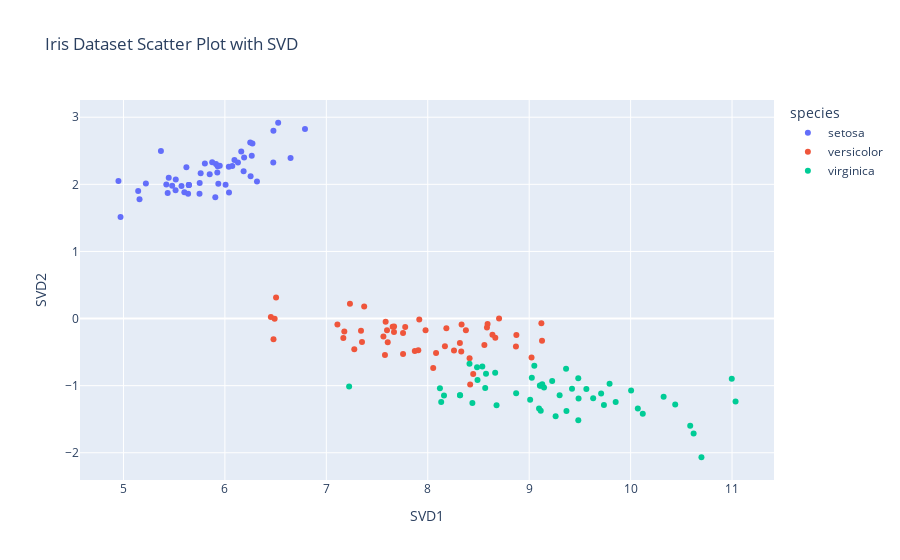
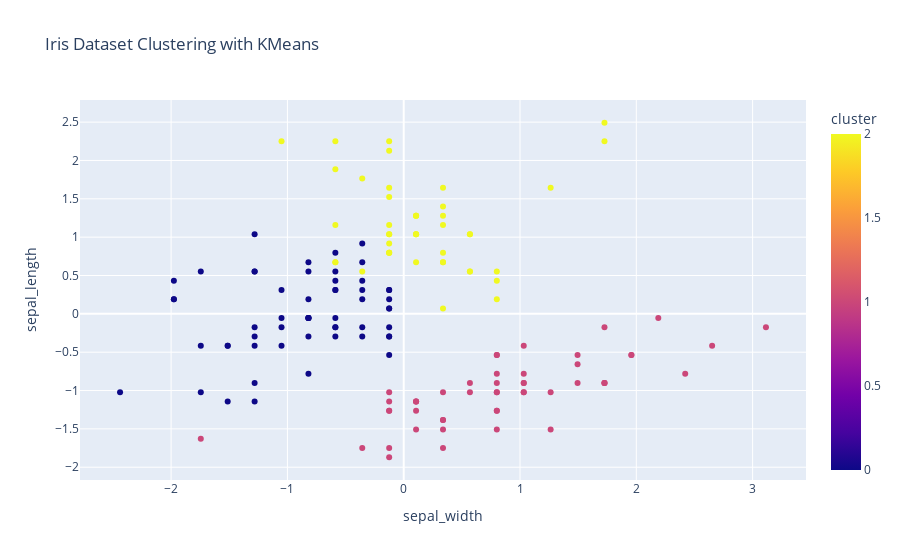
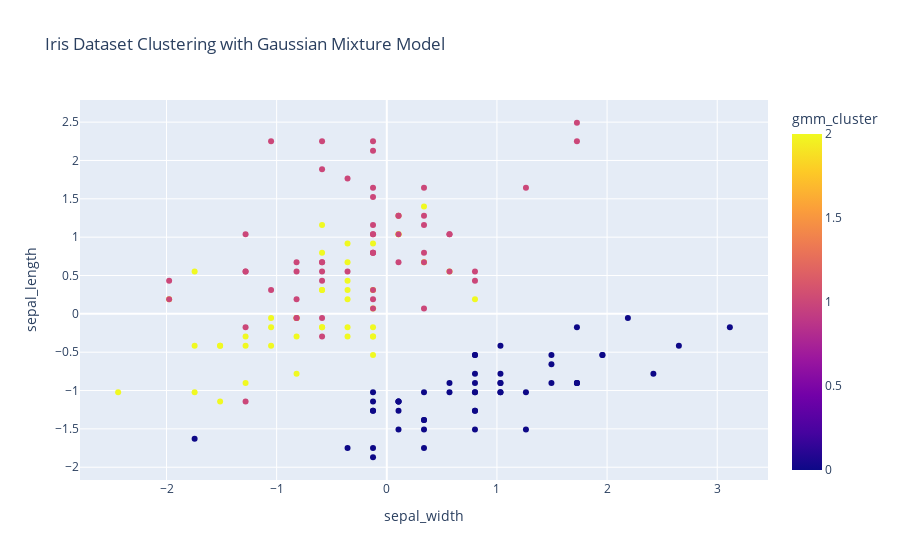

These figures' notebook cell, in order:
### Markdown cell above
# Data Preprocessing:
- In this section, we will preprocess the data to make it suitable for applying advanced data analysis techniques. We will perform dimensionality reduction using TruncatedSVD and standardize the data using StandardScaler.
- Then we apply TruncatedSVD to reduce the dimensionality of the iris dataset. This allows us to visualize the data more effectively in a 2D scatter plot.
- Standardizing the data ensures that each feature has a mean of 0 and a standard deviation of 1. This preprocessing step is important for some machine learning algorithms, especially for distance-based algorithms like KMeans clustering.
- Scatter Plot with Reduced Data, we create a scatter plot using the dimensionally-reduced data obtained from TruncatedSVD.
- we apply KMeans clustering to the standardized data and visualize the clusters in a scatter plot.
- Gaussian Mixture Model clustering to the standardized data and visualize the clusters in a scatter plot.

### Code cell
# Data Preprocessing:
# Perform dimensionality reduction using TruncatedSVD
svd = TruncatedSVD(n_components=2)
reduced_data = svd.fit_transform(data[['sepal_width', 'sepal_length', 'petal_width', 'petal_length']])
reduced_data = pd.DataFrame(reduced_data, columns=['SVD1', 'SVD2'])
reduced_data['species'] = data['species']

# Create a scatter plot with reduced data
fig = px.scatter(reduced_data, x='SVD1', y='SVD2', color='species', title='Iris Dataset Scatter Plot with SVD')
fig.show()

# Standardize the data
scaler = StandardScaler()
scaled_data = scaler.fit_transform(data[['sepal_width', 'sepal_length', 'petal_width', 'petal_length']])
scaled_data = pd.DataFrame(scaled_data, columns=['sepal_width', 'sepal_length', 'petal_width', 'petal_length'])
scaled_data['species'] = data['species']

# Perform clustering using KMeans
kmeans = KMeans(n_clusters=3)
clusters = kmeans.fit_predict(scaled_data[['sepal_width', 'sepal_length', 'petal_width', 'petal_length']])
scaled_data['cluster'] = clusters

# Create a scatter plot with clusters
fig = px.scatter(scaled_data, x='sepal_width', y='sepal_length', color='cluster', title='Iris Dataset Clustering with KMeans')
fig.show()

# Perform Gaussian Mixture Model clustering
gmm = GaussianMixture(n_components=3)
gmm_clusters = gmm.fit_predict(scaled_data[['sepal_width', 'sepal_length', 'petal_width', 'petal_length']])
scaled_data['gmm_cluster'] = gmm_clusters

# Create a scatter plot with GMM clusters
fig = px.scatter(scaled_data, x='sepal_width', y='sepal_length', color='gmm_cluster', title='Iris Dataset Clustering with Gaussian Mixture Model')
fig.show()

### Figure 1 — Plotly figure (JSON) as saved in the notebook; plotly's stock layout.template omitted (floating-point values rounded to 4 significant figures)
{"data": [{"hovertemplate": "species=setosa<br>SVD1=%{x}<br>SVD2=%{y}<extra></extra>", "legendgroup": "setosa", "marker": {"color": "#636efa", "symbol": "circle"}, "mode": "markers", "name": "setosa", "orientation": "v", "showlegend": true, "type": "scatter", "x": [5.912, 5.572, 5.446, 5.436, 5.875, 6.477, 5.515, 5.85, 5.159, 5.645, 6.265, 5.752, 5.48, 4.951, 6.525, 6.79, 6.272, 5.929, 6.648, 6.094, 6.254, 6.073, 5.369, 6.041, 5.905, 5.75, 5.935, 6.039, 5.949, 5.6, 5.638, 6.184, 6.25, 6.479, 5.645, 5.621, 6.161, 5.645, 5.145, 5.926, 5.803, 4.971, 5.221, 6.007, 6.316, 5.514, 6.129, 5.423, 6.19, 5.761], "xaxis": "x", "y": [2.303, 1.974, 2.097, 1.872, 2.329, 2.326, 2.072, 2.149, 1.776, 1.992, 2.427, 2.021, 1.98, 2.049, 2.918, 2.825, 2.609, 2.269, 2.391, 2.362, 2.122, 2.273, 2.499, 1.878, 1.809, 1.861, 2.01, 2.261, 2.278, 1.884, 1.858, 2.195, 2.623, 2.799, 1.992, 2.253, 2.489, 1.992, 1.902, 2.178, 2.311, 1.514, 2.011, 1.995, 2.044, 1.911, 2.325, 1.997, 2.399, 2.166], "yaxis": "y"}, {"hovertemplate": "species=versicolor<br>SVD1=%{x}<br>SVD2=%{y}<extra></extra>", "legendgroup": "versicolor", "marker": {"color": "#EF553B", "symbol": "circle"}, "mode": "markers", "name": "versicolor", "orientation": "v", "showlegend": true, "type": "scatter", "x": [9.12, 8.584, 9.127, 7.276, 8.558, 7.872, 8.666, 6.453, 8.638, 7.168, 6.479, 7.978, 7.563, 8.33, 7.374, 8.703, 7.907, 7.654, 8.054, 7.342, 8.413, 7.916, 8.448, 8.259, 8.334, 8.59, 8.87, 9.023, 8.169, 7.233, 7.178, 7.109, 7.585, 8.418, 7.757, 8.376, 8.874, 8.082, 7.668, 7.352, 7.578, 8.317, 7.598, 6.491, 7.605, 7.778, 7.757, 8.183, 6.505, 7.667], "xaxis": "x", "y": [-0.07002, -0.1342, -0.3293, -0.4585, -0.3945, -0.4833, -0.2846, 0.02418, -0.2425, -0.2898, -0.307, -0.1734, -0.2666, -0.4907, 0.1806, 0.002409, -0.4719, -0.1222, -0.7363, -0.1811, -0.5932, -0.01452, -0.8278, -0.4763, -0.08695, -0.08066, -0.416, -0.5808, -0.412, 0.22, -0.1932, -0.08788, -0.04939, -0.9808, -0.529, -0.174, -0.2447, -0.5134, -0.1193, -0.3495, -0.5441, -0.3654, -0.1748, -0.001723, -0.3537, -0.1272, -0.2161, -0.1441, 0.314, -0.1997], "yaxis": "y"}, {"hovertemplate": "species=virginica<br>SVD1=%{x}<br>SVD2=%{y}<extra></extra>", "legendgroup": "virginica", "marker": {"color": "#00cc96", "symbol": "circle"}, "mode": "markers", "name": "virginica", "orientation": "v", "showlegend": true, "type": "scatter", "x": [9.484, 8.318, 9.853, 9.01, 9.368, 10.59, 7.225, 10.12, 9.261, 10.33, 9.051, 8.872, 9.422, 8.133, 8.44, 9.129, 9.146, 11.03, 10.7, 8.16, 9.709, 8.12, 10.62, 8.574, 9.564, 10.0, 8.486, 8.538, 9.097, 9.793, 10.07, 11.0, 9.114, 8.665, 8.678, 10.44, 9.3, 9.109, 8.412, 9.484, 9.487, 9.364, 8.318, 9.737, 9.631, 9.227, 8.567, 9.026, 9.106, 8.491], "xaxis": "x", "y": [-1.516, -1.141, -1.242, -1.209, -1.378, -1.596, -1.013, -1.42, -1.455, -1.167, -0.7034, -1.112, -1.045, -1.243, -1.259, -0.9771, -1.027, -1.237, -2.067, -1.148, -1.118, -1.037, -1.713, -0.8222, -1.052, -1.072, -0.7254, -0.7159, -1.339, -0.9706, -1.338, -0.8978, -1.373, -0.8061, -1.292, -1.282, -1.144, -1.001, -0.6736, -0.8907, -1.193, -0.7469, -1.141, -1.288, -1.189, -0.9295, -1.037, -0.8832, -0.9962, -0.9149], "yaxis": "y"}], "layout": {"legend": {"title": {"text": "species"}, "tracegroupgap": 0}, "title": {"text": "Iris Dataset Scatter Plot with SVD"}, "xaxis": {"anchor": "y", "domain": [0, 1], "title": {"text": "SVD1"}}, "yaxis": {"anchor": "x", "domain": [0, 1], "title": {"text": "SVD2"}}}}

### Figure 2 — Plotly figure (JSON) as saved in the notebook; plotly's stock layout.template omitted (floating-point values rounded to 4 significant figures; data arrays with more than 128 entries replaced by an {"elided": "..."} marker saying what was removed)
{"data": [{"hovertemplate": "sepal_width=%{x}<br>sepal_length=%{y}<br>cluster=%{marker.color}<extra></extra>", "legendgroup": "", "marker": {"color": {"elided": "150 int values"}, "coloraxis": "coloraxis", "symbol": "circle"}, "mode": "markers", "name": "", "orientation": "v", "showlegend": false, "type": "scatter", "x": {"elided": "150 float values"}, "xaxis": "x", "y": {"elided": "150 float values"}, "yaxis": "y"}], "layout": {"coloraxis": {"colorbar": {"title": {"text": "cluster"}}, "colorscale": [[0, "#0d0887"], [0.1111, "#46039f"], [0.2222, "#7201a8"], [0.3333, "#9c179e"], [0.4444, "#bd3786"], [0.5556, "#d8576b"], [0.6667, "#ed7953"], [0.7778, "#fb9f3a"], [0.8889, "#fdca26"], [1, "#f0f921"]]}, "legend": {"tracegroupgap": 0}, "title": {"text": "Iris Dataset Clustering with KMeans"}, "xaxis": {"anchor": "y", "domain": [0, 1], "title": {"text": "sepal_width"}}, "yaxis": {"anchor": "x", "domain": [0, 1], "title": {"text": "sepal_length"}}}}

### Figure 3 — Plotly figure (JSON) as saved in the notebook; plotly's stock layout.template omitted (floating-point values rounded to 4 significant figures; data arrays with more than 128 entries replaced by an {"elided": "..."} marker saying what was removed)
{"data": [{"hovertemplate": "sepal_width=%{x}<br>sepal_length=%{y}<br>gmm_cluster=%{marker.color}<extra></extra>", "legendgroup": "", "marker": {"color": {"elided": "150 int values"}, "coloraxis": "coloraxis", "symbol": "circle"}, "mode": "markers", "name": "", "orientation": "v", "showlegend": false, "type": "scatter", "x": {"elided": "150 float values"}, "xaxis": "x", "y": {"elided": "150 float values"}, "yaxis": "y"}], "layout": {"coloraxis": {"colorbar": {"title": {"text": "gmm_cluster"}}, "colorscale": [[0, "#0d0887"], [0.1111, "#46039f"], [0.2222, "#7201a8"], [0.3333, "#9c179e"], [0.4444, "#bd3786"], [0.5556, "#d8576b"], [0.6667, "#ed7953"], [0.7778, "#fb9f3a"], [0.8889, "#fdca26"], [1, "#f0f921"]]}, "legend": {"tracegroupgap": 0}, "title": {"text": "Iris Dataset Clustering with Gaussian Mixture Model"}, "xaxis": {"anchor": "y", "domain": [0, 1], "title": {"text": "sepal_width"}}, "yaxis": {"anchor": "x", "domain": [0, 1], "title": {"text": "sepal_length"}}}}
